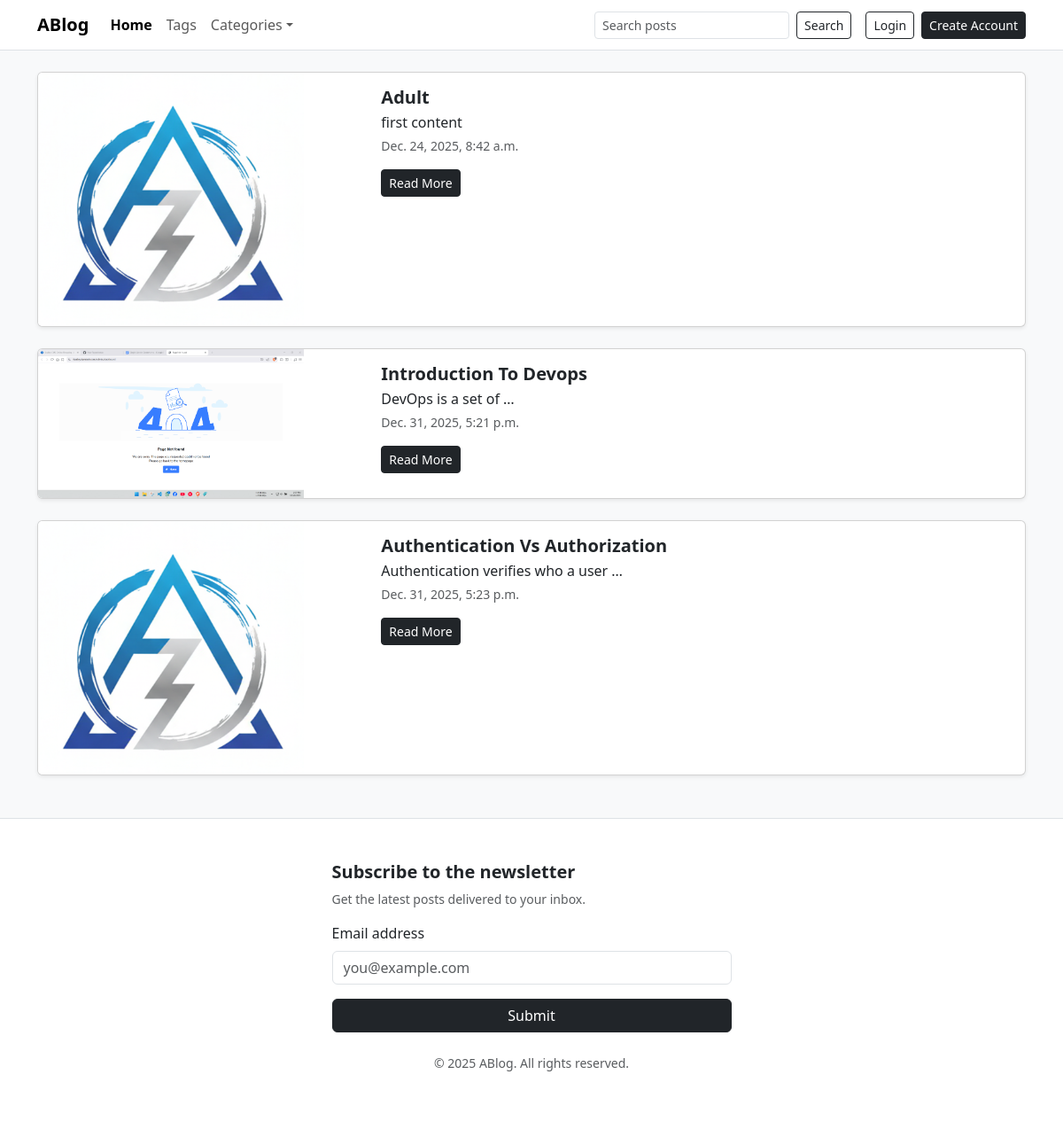
The page /tags/2 on the database its author committed.
### posts/models.py (models this page shows, shortened)
class Post(models.Model):
    post_title = models.CharField(max_length=60)
    post_content = models.TextField()
    published_data = models.DateTimeField(auto_now=True)
    tags = models.ManyToManyField(Tag)
    post_image = models.ImageField(upload_to="post", default="post/i.png")

### posts/views.py (the view)
# urls.py: path("tags/<int:id>", views.tags, name="tags"),
def tags(request, id):
    tag = Tag.objects.get(id=id)
    return render(request, "posts/tags.html", {"tags": tag.post_set.all()})

### posts/context_processors.py (called while the page is built)
def categories(request):
  categories = [
    "Programming",
    "Food",
    "Travel"
  ]
  return {"categories": categories}

### posts/templates/posts/tags.html
{% extends "base.html" %}
{% block main %}
  {% for post in tags %}
    {% include "posts/includes/post-card.html" %}
  {% endfor %}
{% endblock main %}

### posts/templates/posts/includes/post-card.html
<div class="mb-4">
  <div class="card shadow-sm overflow-hidden">
    <div class="row g-0">
      <div class="col-4">
        <img src="{{ post.post_image.url }}"
             alt="Post image"
             width="300"
             height="200"
             class="img-fluid object-fit-cover bg-light" />
      </div>
      <div class="col-8">
        <div class="card-body">
          <h5 class="card-title fw-bold mb-1">{{ post.post_title|title }}</h5>
          <p class="card-text text-body mb-1">{{ post.post_content|truncatewords:5 }}</p>
          <p class="card-text text-muted small mb-3">{{ post.published_data }}</p>
          <a href="{% url 'post' post.id %}" class="btn btn-dark btn-sm">Read More</a>
        </div>
      </div>
    </div>
  </div>
</div>

### rows shown on the page
Post: post_image (picture), post_title "Adult", post_content "first content", published_data "Dec. 24, 2025, 8:42 a.m."
Post: post_image (picture), post_title "Introduction To Devops", post_content "DevOps is a set of …", published_data "Dec. 31, 2025, 5:21 p.m."
Post: post_image (picture), post_title "Authentication Vs Authorization", post_content "Authentication verifies who a user …", published_data "Dec. 31, 2025, 5:23 p.m."
